Frame 1 (no input): blank canvas, image omitted
Frame 60 (no input): blank canvas, image omitted
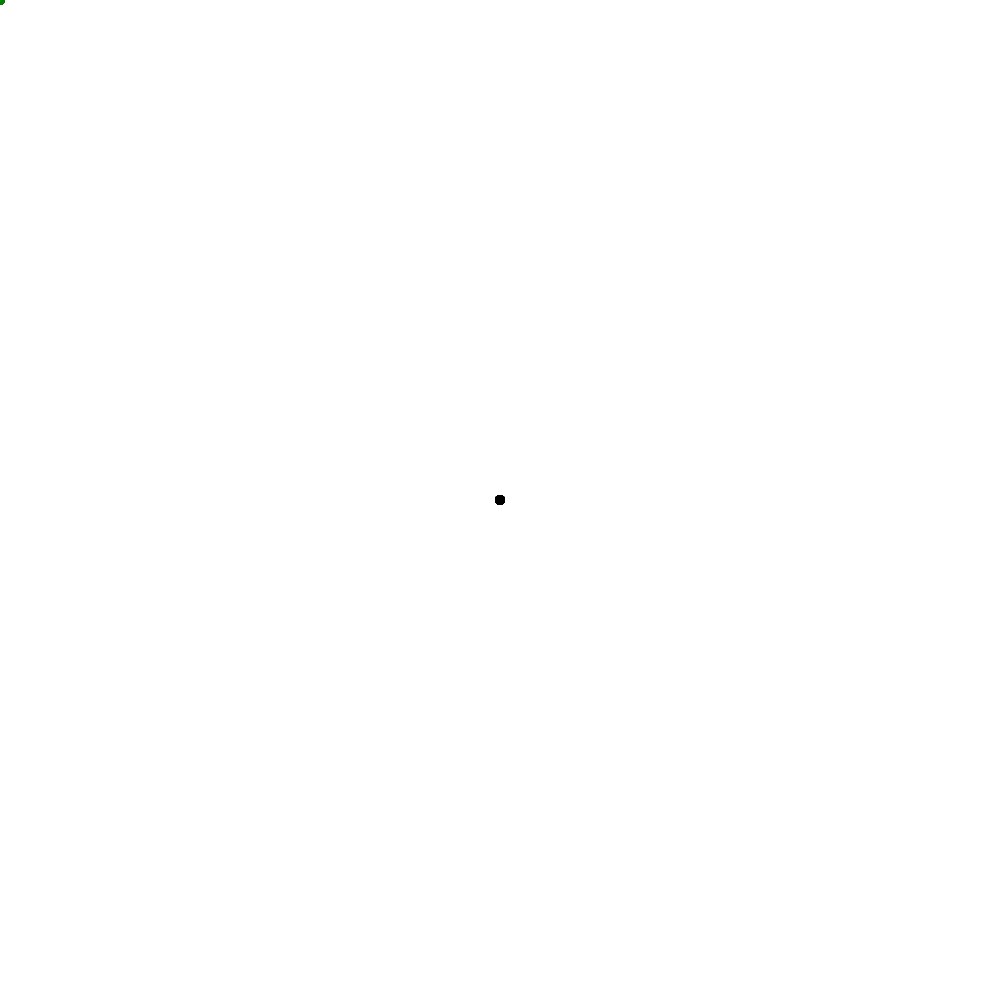
Frame 120 (the mouse pressed at the canvas centre since frame 60)

The p5.js sketch whose frames 1 and 60 were blank and that drew this single picture after the mouse press (run headless with seeded random() and noise() and a simulated clock; from frame 60 on, the mouse is pressed at the canvas centre):

// p5.js sketch
// ── sketch.js
function setup() {
  createCanvas(1000, 1000);
}

function draw() {
  if (mouseIsPressed) {
    fill(0);
  } else {
    fill('green');
    noStroke();
  }
  ellipse(mouseX, mouseY, 10, 10);
}

// ── Index.html
<!doctype html>
<html>
 <head>
 <script src="sketch.js"></script>
 <script src="p5.js"></script>
   <title>Hello World!</title>
 </head>
 <body>
 </body>
</hmtl>
